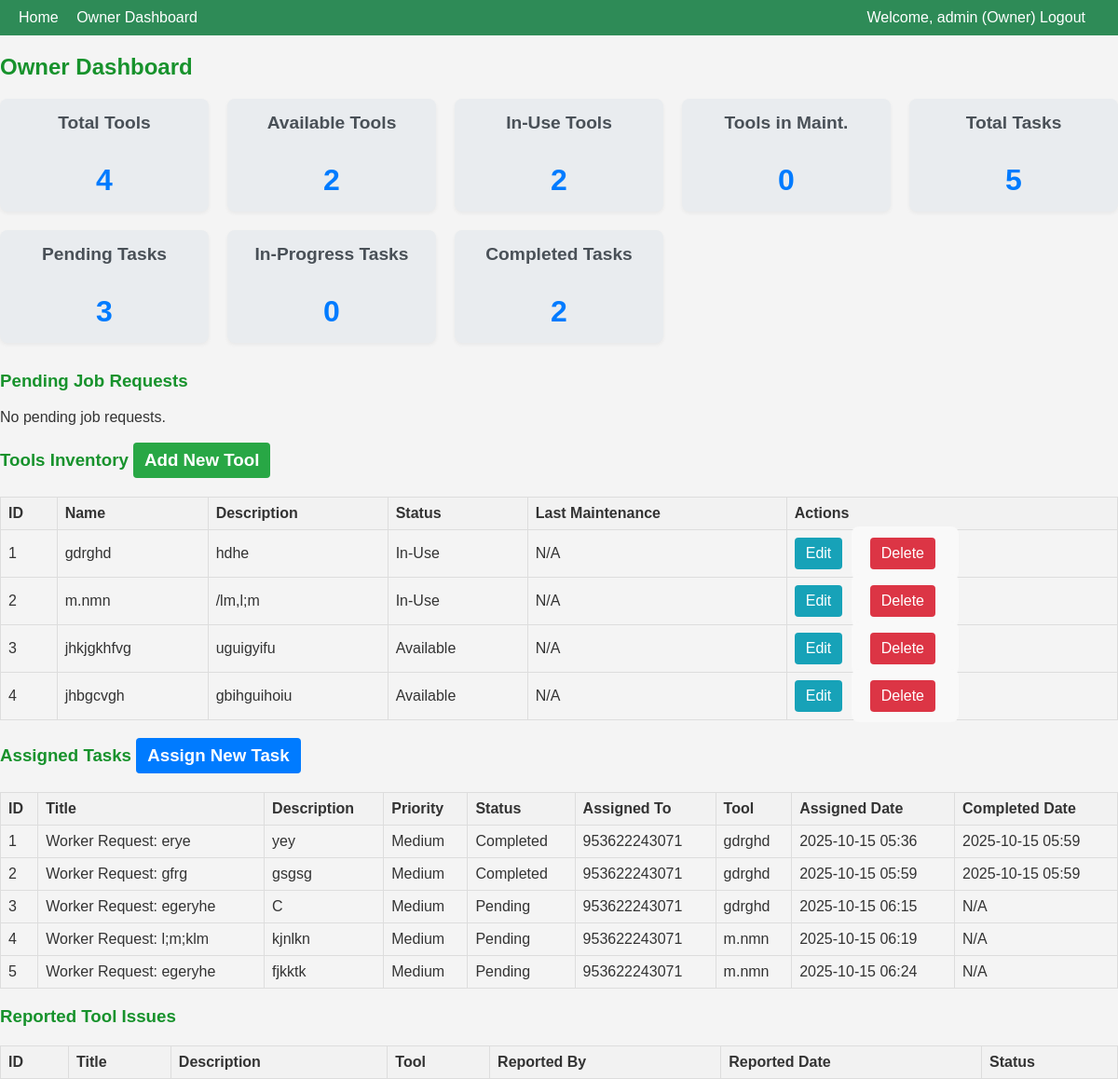
Page /owner/dashboard (signed in) on the earlier database version.
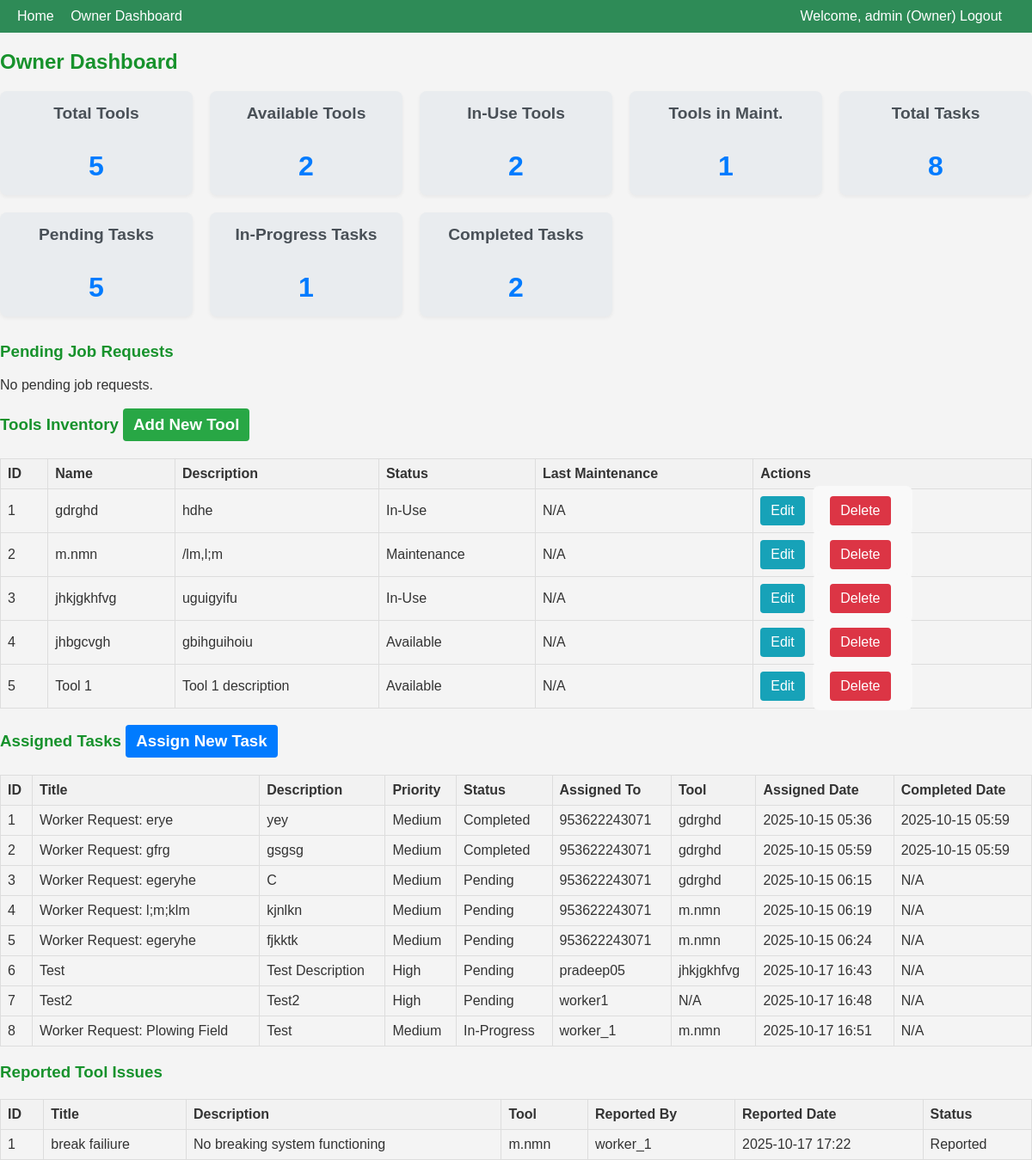
Same page on the later database version.
### models.py (models this page shows, shortened)
class User(UserMixin, db.Model):
    id = db.Column(db.Integer, primary_key=True)
    username = db.Column(db.String(20), unique=True, nullable=False)
    email = db.Column(db.String(120), unique=True, nullable=False)
    password_hash = db.Column(db.String(128), nullable=False)
    role = db.Column(db.String(10), nullable=False, default='worker') # 'owner' or 'worker'
    tasks = db.relationship('Task', backref='assignee', lazy=True)
    reported_issues = db.relationship('ToolIssue', backref='reporter', lazy=True)
    job_requests = db.relationship('JobRequest', backref='requester', lazy=True) # Requester of the job request

class Tool(db.Model):
    id = db.Column(db.Integer, primary_key=True)
    name = db.Column(db.String(100), nullable=False)
    description = db.Column(db.Text, nullable=True)
    status = db.Column(db.String(20), nullable=False, default='Available') # Available, In-Use, Maintenance
    last_maintenance = db.Column(db.DateTime, nullable=True)
    tasks = db.relationship('Task', backref='tool', lazy=True)
    issues = db.relationship('ToolIssue', backref='tool_affected', lazy=True)
    job_requests = db.relationship('JobRequest', backref='tool', lazy=True)

class Task(db.Model):
    id = db.Column(db.Integer, primary_key=True)
    title = db.Column(db.String(100), nullable=False)
    description = db.Column(db.Text, nullable=True)
    priority = db.Column(db.String(20), nullable=False, default='Medium') # Low, Medium, High
    status = db.Column(db.String(20), nullable=False, default='Pending') # Pending, In-Progress, Completed
    assigned_date = db.Column(db.DateTime, nullable=False, default=datetime.utcnow)
    completed_date = db.Column(db.DateTime, nullable=True)
    worker_id = db.Column(db.Integer, db.ForeignKey('user.id'), nullable=False)
    tool_id = db.Column(db.Integer, db.ForeignKey('tool.id'), nullable=True) # Task might not require a specific tool

class ToolIssue(db.Model):
    id = db.Column(db.Integer, primary_key=True)
    title = db.Column(db.String(100), nullable=False)
    description = db.Column(db.Text, nullable=False)
    reported_date = db.Column(db.DateTime, nullable=False, default=datetime.utcnow)
    status = db.Column(db.String(20), nullable=False, default='Reported') # Reported, Under Review, Resolved
    reporter_id = db.Column(db.Integer, db.ForeignKey('user.id'), nullable=False)
    tool_id = db.Column(db.Integer, db.ForeignKey('tool.id'), nullable=False)

### app.py (the view)
@app.route('/owner/dashboard')
@owner_required
def owner_dashboard():
    tools = Tool.query.all()
    tasks = Task.query.all()
    issues = ToolIssue.query.all()
    job_requests = JobRequest.query.filter_by(status='Pending').order_by(JobRequest.requested_date.desc()).all() # Only show pending requests
    workers = User.query.filter_by(role='worker').all()
    total_tools = len(tools)
    available_tools = len([tool for tool in tools if tool.status == 'Available'])
    in_use_tools = len([tool for tool in tools if tool.status == 'In-Use'])
    maintenance_tools = len([tool for tool in tools if tool.status == 'Maintenance'])
    total_tasks = len(tasks)
    pending_tasks = len([task for task in tasks if task.status == 'Pending'])
    in_progress_tasks = len([task for task in tasks if task.status == 'In-Progress'])
    completed_tasks = len([task for task in tasks if task.status == 'Completed'])
    job_request_forms = {}
    for req in job_requests:
        form = OwnerActionJobRequestForm()
        job_request_forms[req.id] = form
    return render_template('owner/dashboard.html',
                           tools=tools,
                           tasks=tasks,
                           issues=issues,
                           job_requests=job_requests, # Pass job requests
                           workers=workers,
                           total_tools=total_tools,
                           available_tools=available_tools,
                           in_use_tools=in_use_tools,
                           maintenance_tools=maintenance_tools,
                           total_tasks=total_tasks,
                           pending_tasks=pending_tasks,
                           in_progress_tasks=in_progress_tasks,
                           completed_tasks=completed_tasks,
                           job_request_forms=job_request_forms) # Pass job request forms

### app.py (called while the page is built)
@login_manager.user_loader
def load_user(user_id):
    return User.query.get(int(user_id))

### templates/owner/dashboard.html (shortened to what this page needs)
{% extends "base.html" %}
{% block content %}
    <h2>Owner Dashboard</h2>
    <div class="dashboard-stats">
        <div class="stat-card">
            <h3>Total Tools</h3>
            <p>{{ total_tools }}</p>
        </div>
        <div class="stat-card">
            <h3>Available Tools</h3>
            <p>{{ available_tools }}</p>
        </div>
        <div class="stat-card">
            <h3>In-Use Tools</h3>
            <p>{{ in_use_tools }}</p>
        </div>
        <div class="stat-card">
            <h3>Tools in Maint.</h3>
            <p>{{ maintenance_tools }}</p>
        </div>
        <div class="stat-card">
            <h3>Total Tasks</h3>
            <p>{{ total_tasks }}</p>
        </div>
        <div class="stat-card">
            <h3>Pending Tasks</h3>
            <p>{{ pending_tasks }}</p>
        </div>
        <div class="stat-card">
            <h3>In-Progress Tasks</h3>
            <p>{{ in_progress_tasks }}</p>
        </div>
        <div class="stat-card">
            <h3>Completed Tasks</h3>
            <p>{{ completed_tasks }}</p>
        </div>
    </div>
    <h3>Pending Job Requests</h3>
    {% if job_requests %}
    <table>
        <thead>
            <tr>
                <th>ID</th>
                <th>Title</th>
                <th>Description</th>
                <th>Requested By</th>
                <th>Relevant Tool</th>
                <th>Requested Date</th>
                <th>Status</th>
                <th>Actions</th>
            </tr>
        </thead>
        <tbody>
            {% for req in job_requests %}
            <tr>
                <td>{{ req.id }}</td>
                <td>{{ req.title }}</td>
                <td>{{ req.description }}</td>
                <td>{{ req.requester.username }}</td>
                <td>{{ req.requested_tool.name if req.requested_tool else 'N/A' }}</td>
                <td>{{ req.requested_date.strftime('%Y-%m-%d %H:%M') }}</td>
                <td>{{ req.status }}</td>
                <td>
                    {% set form = job_request_forms[req.id] %}
                    <form action="{{ url_for('process_job_request', request_id=req.id) }}" method="POST">
                        {{ form.hidden_tag() }}
                        {{ form.action(class="form-control mb-1") }}
                        {{ form.new_task_priority(class="form-control mb-1") }}
                        {{ form.submit(class="btn btn-sm btn-primary mt-1") }}
                    </form>
                </td>
            </tr>
            {% endfor %}
        </tbody>
    </table>
    {% else %}
        <p>No pending job requests.</p>
    {% endif %}
    <h3>Tools Inventory <a href="{{ url_for('add_tool') }}" class="btn btn-success">Add New Tool</a></h3>
    <table>
        <thead>
            <tr>
                <th>ID</th>
                <th>Name</th>
                <th>Description</th>
                <th>Status</th>
                <th>Last Maintenance</th>
                <th>Actions</th>
            </tr>
        </thead>
        <tbody>
            {% for tool in tools %}
            <tr>
                <td>{{ tool.id }}</td>
                <td>{{ tool.name }}</td>
                <td>{{ tool.description }}</td>
                <td>{{ tool.status }}</td>
                <td>{{ tool.last_maintenance.strftime('%Y-%m-%d') if tool.last_maintenance else 'N/A' }}</td>
                <td>
                    <a href="{{ url_for('edit_tool', tool_id=tool.id) }}" class="btn btn-info">Edit</a>
                    <form action="{{ url_for('delete_tool', tool_id=tool.id) }}" method="POST" style="display:inline;">
                        <button type="submit" class="btn btn-danger" onclick="return confirm('Are you sure you want to delete this tool?');">Delete</button>
                    </form>
                </td>
            </tr>
            {% endfor %}
        </tbody>
    </table>
    <h3>Assigned Tasks <a href="{{ url_for('assign_task') }}" class="btn btn-primary">Assign New Task</a></h3>
    <table>
        <thead>
            <tr>
                <th>ID</th>
                <th>Title</th>
                <th>Description</th>
                <th>Priority</th>
                <th>Status</th>
                <th>Assigned To</th>
                <th>Tool</th>
                <th>Assigned Date</th>
                <th>Completed Date</th>
            </tr>
        </thead>
        <tbody>
            {% for task in tasks %}
            <tr>
                <td>{{ task.id }}</td>
                <td>{{ task.title }}</td>
                <td>{{ task.description }}</td>
                <td>{{ task.priority }}</td>
                <td>{{ task.status }}</td>
                <td>{{ task.assignee.username }}</td>
                <td>{{ task.tool.name if task.tool else 'N/A' }}</td>
                <td>{{ task.assigned_date.strftime('%Y-%m-%d %H:%M') }}</td>
                <td>{{ task.completed_date.strftime('%Y-%m-%d %H:%M') if task.completed_date else 'N/A' }}</td>
            </tr>
            {% endfor %}
        </tbody>
    </table>
    <h3>Reported Tool Issues</h3>
    <table>
        <thead>
            <tr>
                <th>ID</th>
                <th>Title</th>
                <th>Description</th>
                <th>Tool</th>
                <th>Reported By</th>
                <th>Reported Date</th>
                <th>Status</th>
            </tr>
        </thead>
        <tbody>
            {% for issue in issues %}
            <tr>
                <td>{{ issue.id }}</td>
                <td>{{ issue.title }}</td>
                <td>{{ issue.description }}</td>
                <td>{{ issue.tool_affected.name }}</td>
                <td>{{ issue.reporter.username }}</td>
                <td>{{ issue.reported_date.strftime('%Y-%m-%d %H:%M') }}</td>
                <td>{{ issue.status }}</td>
            </tr>
            {% endfor %}
        </tbody>
    </table>
{% endblock %}

### templates/base.html (shortened to what this page needs)
<!DOCTYPE html>
<html lang="en">
<head>
    <link rel="stylesheet" href="{{ url_for('static', filename='css/style.css') }}">
</head>
<body>
    <nav class="navbar">
        <div>
            <a href="{{ url_for('home') }}">Home</a>
            {% if current_user.is_authenticated %}
                {% if current_user.role == 'owner' %}
                    <a href="{{ url_for('owner_dashboard') }}">Owner Dashboard</a>
                {% elif current_user.role == 'worker' %}
                    <a href="{{ url_for('worker_dashboard') }}">Worker Dashboard</a>
                    <a href="{{ url_for('request_job') }}">Request a Job</a>
                {% endif %}
            {% endif %}
        </div>
        <div>
            {% if current_user.is_authenticated %}
                <span>Welcome, {{ current_user.username }} ({{ current_user.role | capitalize }})</span>
                <a href="{{ url_for('logout') }}">Logout</a>
            {% else %}
                <a href="{{ url_for('login') }}">Login</a>
                <a href="{{ url_for('register') }}">Register</a>
            {% endif %}
        </div>
    </nav>
    <div class="container">
        {% block content %}{% endblock %}
    </div>
</body>
</html>

### static/css/style.css (style rules this page uses)
body { font-family: Arial, sans-serif; margin: 0; padding: 0; background-color: #f4f4f4; color: #333; }
h1, h2, h3 { color: #17922c; }
.navbar { background-color: #2e8b57; color: white; padding: 10px 20px; display: flex; justify-content: space-between; align-items: center; }
.navbar a { color: white; text-decoration: none; margin-right: 15px; }
form { background-color: #f9f9f9; padding: 20px; border-radius: 8px; margin-top: 20px; }
form button { background-color: #007bff; color: white; padding: 10px 15px; border: none; border-radius: 4px; cursor: pointer; font-size: 16px; }
table { width: 100%; border-collapse: collapse; margin-top: 20px; }
table th, table td { border: 1px solid #ddd; padding: 8px; text-align: left; }
table th { background-color: #f2f2f2; }
.btn { display: inline-block; padding: 8px 12px; margin-right: 5px; border-radius: 4px; text-decoration: none; color: white; background-color: #007bff; border: none; cursor: pointer; }
.btn-primary { background-color: #007bff; }
.btn-success { background-color: #28a745; }
.btn-danger { background-color: #dc3545; }
.btn-info { background-color: #17a2b8; }
.dashboard-stats { display: grid; grid-template-columns: repeat(auto-fit, minmax(200px, 1fr)); gap: 20px; margin-bottom: 30px; }
.stat-card { background-color: #e9ecef; padding: 15px; border-radius: 8px; text-align: center; box-shadow: 0 2px 4px rgba(0,0,0,0.05); }
.stat-card h3 { margin-top: 0; color: #495057; font-size: 1.2em; }
.stat-card p { font-size: 2em; font-weight: bold; color: #007bff; margin-bottom: 0; }

Differences in the rows shown:
changed Tool "m.nmn": status "In-Use" → "Maintenance"
changed Tool "jhkjgkhfvg": status "Available" → "In-Use"
added Tool: id "5", name "Tool 1", description "Tool 1 description", status "Available", last_maintenance "N/A"
added Task: id "6", title "Test", description "Test Description", priority "High", status "Pending", assignee.username "pradeep05", tool "jhkjgkhfvg", assigned_date "2025-10-17 16:43", completed_date "N/A"
added Task: id "7", title "Test2", description "Test2", priority "High", status "Pending", assignee.username "worker1", tool "N/A", assigned_date "2025-10-17 16:48", completed_date "N/A"
added Task: id "8", title "Worker Request: Plowing Field", description "Test", priority "Medium", status "In-Progress", assignee.username "worker_1", tool "m.nmn", assigned_date "2025-10-17 16:51", completed_date "N/A"
added ToolIssue: id "1", title "break failiure", description "No breaking system functioning", tool_affected.name "m.nmn", reporter.username "worker_1", reported_date "2025-10-17 17:22", status "Reported"
Other differences:
{{ total_tools }}: "4" → "5"
{{ maintenance_tools }}: "0" → "1"
{{ total_tasks }}: "5" → "8"
{{ pending_tasks }}: "3" → "5"
{{ in_progress_tasks }}: "0" → "1"
